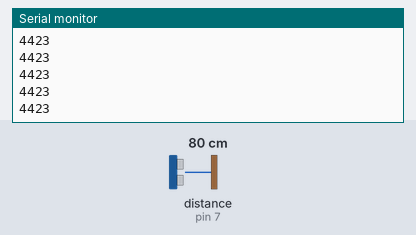
This sketch was run on a simulated Arduino Uno, built with avr-gcc and run on an emulated ATmega328P. Parts: the last lines printed to the serial monitor. Wiring (inferred from the names in the program): ultrasonic range finder: trigger pin 8; echo pin 7. The test bench sets the inputs (shaded band); at power-on: distance to the obstacle (sensor on pin 7) 80 cm. The echo pulse lasts 58.3 µs per cm. At 5.9 s the program stops and its outputs stay as they are.

Above: at 1.2 s.
1.3 s: distance to the obstacle (sensor on pin 7) set to 2 cm
At 1.34 s:
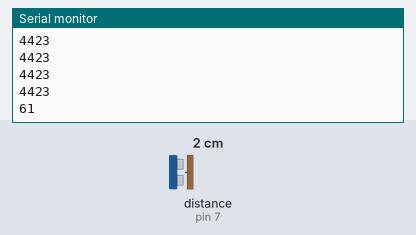
2.8 s: distance to the obstacle (sensor on pin 7) set to 250 cm
At 7.0 s:
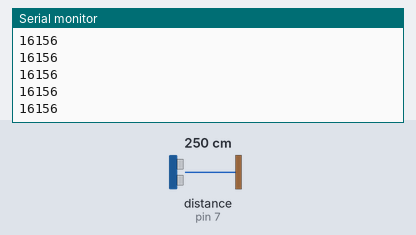
Timing chart, 0 to 7.4 s (numbered marks = the images above; inputs shaded):
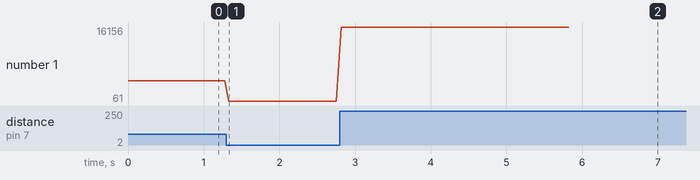

The sketch:

hcsr04.ino
```cpp
/* Senseur de distance Ultrason HC-SR04:
 VCC sur Arduino 5v
 GND sur Arduino GND
 Echo sur Arduino broche 7
 Trig sur Arduino broche 8
 */

const byte ECHO_PIN = 7; // broche 7 associée au signal  Echo
const byte TRIG_PIN = 8; // broche 8 associée au Trigger (declenchement)

const unsigned long MEASURE_TIMEOUT = 25000UL; // délais maximum de mesure

int counter = 0; // définition d'un compteur initialisé à 0

void setup() {

 Serial.begin (9600); // Activation de la communication série

 pinMode(ECHO_PIN, INPUT); // activation de la broche ECHO_PIN en entrée
 pinMode(TRIG_PIN, OUTPUT); // activitation de la broche TRIG_PIN en sortie
 digitalWrite(TRIG_PIN, LOW); // Initialisation de la broche TRIG_PIN à un niveau bas
}

void loop() {
 counter = counter + 1; // incrementation du compteur
 digitalWrite(TRIG_PIN, HIGH); // emmission d'une impulsion sur la broche TRIG_PIN
 delayMicroseconds(10); // durée de impulsion de 10 ms
 digitalWrite(TRIG_PIN, LOW); // arrêt de l'impulsion sur la broche TRIG_PIN

 // Arduino calcule le retard en microseconde entre l'émission et la reception
 // (broche Echo passe au niveau HAUT) du signal
 long retard = pulseIn(ECHO_PIN, HIGH, MEASURE_TIMEOUT);

 Serial.println(retard / 2, 8);  // envoi du délai entre l'émission et la réception. Ce délai est égal à la moitié de la durée de l'impulsion.

 delay(50); //Attendre 50ms avant d'effectuer la lecture suivante.
 if (counter > 99){    // arrêt après 100 mesures
    exit(0) ;
}
}
```

Measured:
- after the input at 1.3 s, the serial monitor: prints a new line at once (image 1)
- after the input at 2.8 s, the serial monitor: prints a new line at once (image 2)
- plotted number 1: 4423 → 61 after the input at 1.3 s, 61 → 16156 after the input at 2.8 s
